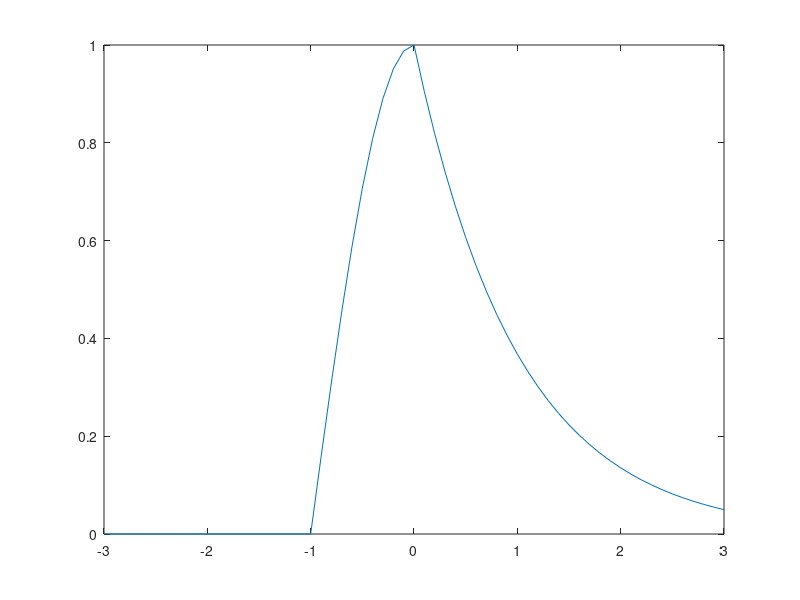

Write the MATLAB code that produced this figure.
t1=-3:0.1:-1;
t2=-1:0.1:0;
t3=0:0.1:3;
x1=zeros(size(t1));
x2=cos((pi*t2)/2);
x3=exp(-t3);
x= [x1 x2 x3];
t= [t1 t2 t3];
plot(t,x)
